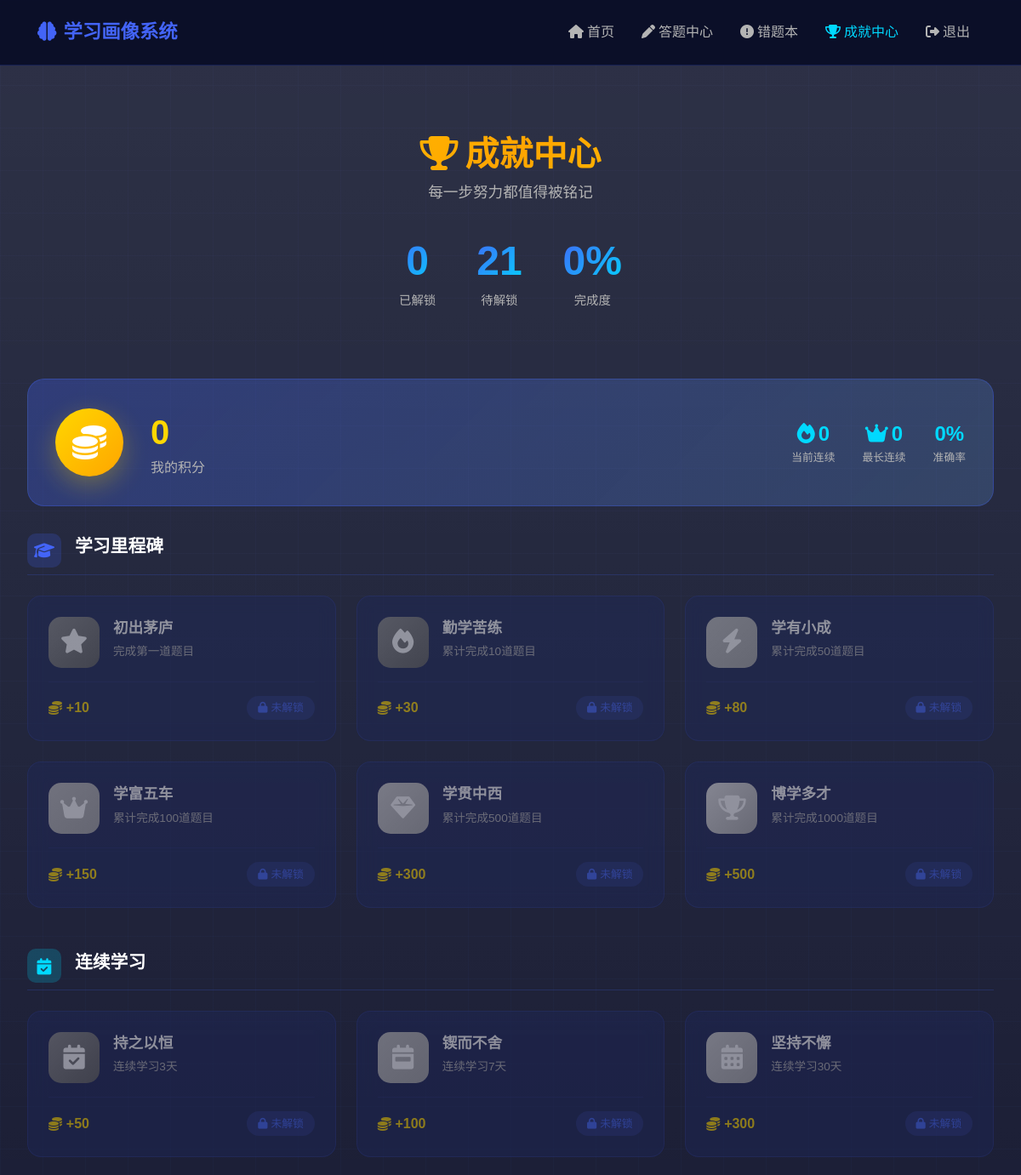
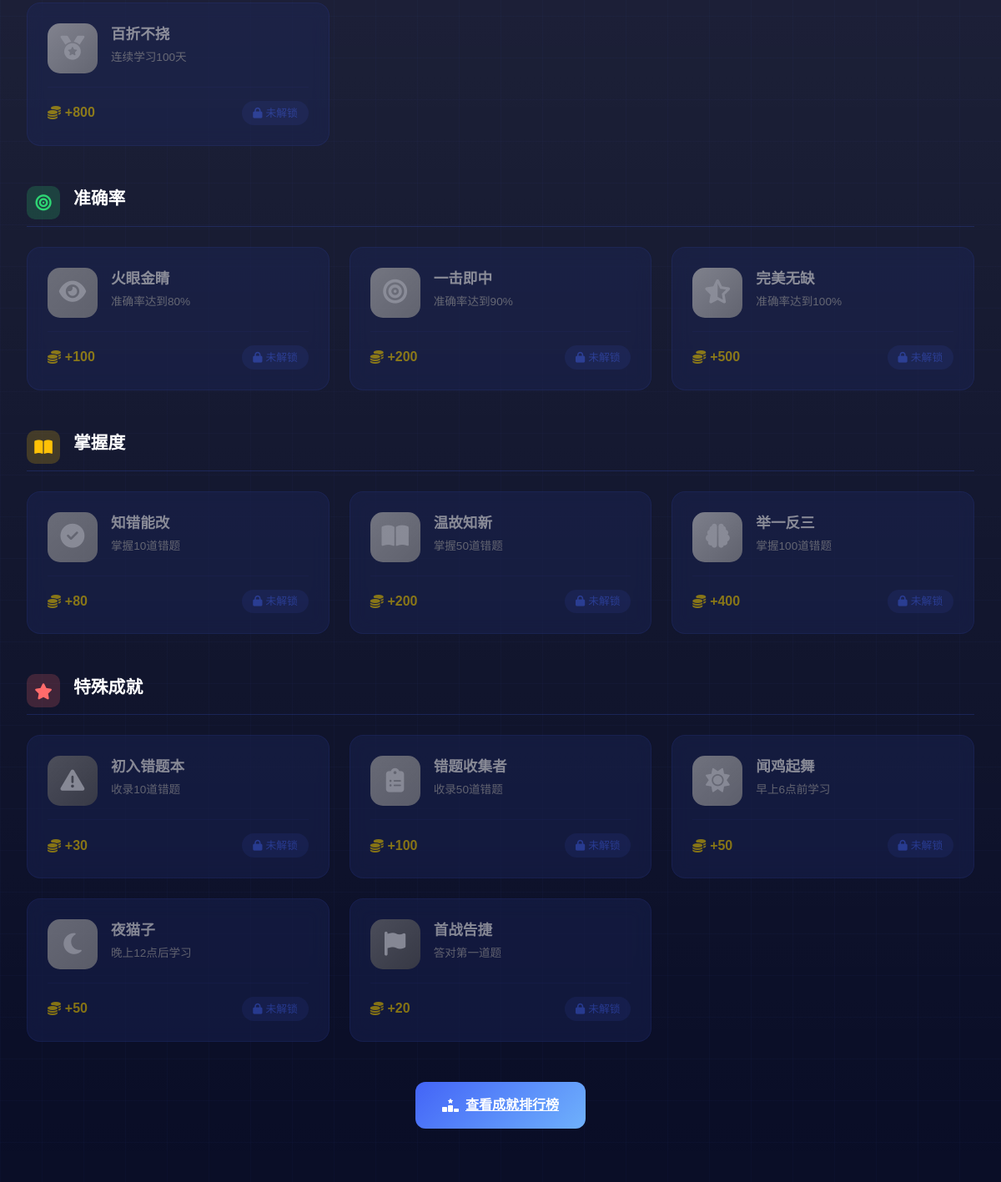
Page /features/achievement_center (signed in) on the committed database (2 pictures, top to bottom).
### app/models/feature.py (models this page shows, shortened)
class Achievement(db.Model):
    __tablename__ = 'achievements'
    id = db.Column(db.Integer, primary_key=True)
    code = db.Column(db.String(50), unique=True)  # 成就代码
    name = db.Column(db.String(50))  # 成就名称
    description = db.Column(db.String(200))  # 成就描述
    icon = db.Column(db.String(50))  # 图标类名
    category = db.Column(db.String(20))  # 类别：learning/streak/accuracy/mastery/special
    condition_type = db.Column(db.String(30))  # question_count/streak_days/accuracy/mastery_count
    condition_value = db.Column(db.Integer)  # 条件阈值
    points = db.Column(db.Integer, default=10)  # 积分奖励
    badge_color = db.Column(db.String(20), default='bronze')  # 铜/银/金/钻石
    is_active = db.Column(db.Boolean, default=True)

### app/routes/features.py (the view)
@features_bp.route('/achievements')
@features_bp.route('/achievement_center')
@login_required
def achievement_center():
    user_achievements = UserAchievement.query.filter_by(user_id=current_user.id).all()
    earned_ids = [ua.achievement_id for ua in user_achievements]
    all_achievements = Achievement.query.filter_by(is_active=True).all()
    points_record = UserPoints.query.filter_by(user_id=current_user.id).first()
    categories = {
        'learning': {'name': '学习里程碑', 'achievements': []},
        'streak': {'name': '连续学习', 'achievements': []},
        'accuracy': {'name': '准确率', 'achievements': []},
        'mastery': {'name': '掌握度', 'achievements': []},
        'special': {'name': '特殊成就', 'achievements': []}
    }
    for ach in all_achievements:
        info = {
            'achievement': ach,
            'earned': ach.id in earned_ids,
            'user_achievement': next((ua for ua in user_achievements if ua.achievement_id == ach.id), None)
        }
        if ach.category in categories:
            categories[ach.category]['achievements'].append(info)
    return render_template('achievement_center.html',
                           categories=categories,
                           points_record=points_record,
                           earned_count=len(user_achievements),
                           total_count=len(all_achievements))

### app/models/user.py (called while the page is built)
@login_manager.user_loader
def load_user(user_id):
    return User.query.get(int(user_id))

    def is_teacher(self):
        return self.role == 'teacher' or self.role == 'admin'

### app/templates/achievement_center.html (shortened to what this page needs)
<!DOCTYPE html>
<html lang="zh-CN">
<head>
    <link href="https://cdn.jsdelivr.net/npm/bootstrap@5.1.3/dist/css/bootstrap.min.css" rel="stylesheet">
    <link href="https://cdnjs.cloudflare.com/ajax/libs/font-awesome/6.4.0/css/all.min.css" rel="stylesheet">
</head>
<body>
    <div class="bg-grid"></div>
    <div class="bg-gradient"></div>
    <nav class="navbar navbar-expand-lg navbar-dark">
        <div class="container-fluid">
            <a class="navbar-brand" href="{{ url_for('main.dashboard') }}">
                <i class="fas fa-brain me-2"></i>学习画像系统
            </a>
            <div class="collapse navbar-collapse" id="navbarNav">
                <ul class="navbar-nav ms-auto">
                    <li class="nav-item">
                        <a class="nav-link" href="{{ url_for('main.dashboard') }}">
                            <i class="fas fa-home me-1"></i>首页
                        </a>
                    </li>
                    <li class="nav-item">
                        <a class="nav-link" href="{{ url_for('quiz.index') }}">
                            <i class="fas fa-pen me-1"></i>答题中心
                        </a>
                    </li>
                    <li class="nav-item">
                        <a class="nav-link" href="{{ url_for('features.wrong_questions') }}">
                            <i class="fas fa-exclamation-circle me-1"></i>错题本
                        </a>
                    </li>
                    <li class="nav-item">
                        <a class="nav-link active" href="{{ url_for('features.achievement_center') }}">
                            <i class="fas fa-trophy me-1"></i>成就中心
                        </a>
                    </li>
                    <li class="nav-item">
                        <a class="nav-link" href="{{ url_for('auth.logout') }}">
                            <i class="fas fa-sign-out-alt me-1"></i>退出
                        </a>
                    </li>
                </ul>
            </div>
        </div>
    </nav>
    <div class="main-container">
        <div class="page-header">
            <h1 class="page-title">
                <i class="fas fa-trophy me-2"></i>成就中心
            </h1>
            <p class="page-subtitle">每一步努力都值得被铭记</p>
            <div class="achievement-stats">
                <div class="stat-item">
                    <div class="stat-number">{{ earned_count }}</div>
                    <div class="stat-label">已解锁</div>
                </div>
                <div class="stat-item">
                    <div class="stat-number">{{ total_count - earned_count }}</div>
                    <div class="stat-label">待解锁</div>
                </div>
                <div class="stat-item">
                    <div class="stat-number">{{ ((earned_count / total_count * 100) if total_count > 0 else 0)|round|int }}%</div>
                    <div class="stat-label">完成度</div>
                </div>
            </div>
        </div>
        <div class="user-points-card">
            <div class="points-icon">
                <i class="fas fa-coins"></i>
            </div>
            <div class="points-info">
                <div class="points-value">{{ points_record.total_points if points_record else 0 }}</div>
                <div class="points-label">我的积分</div>
            </div>
            <div class="streak-info">
                <div class="streak-item">
                    <div class="streak-value">
                        <i class="fas fa-fire me-1"></i>{{ points_record.current_streak if points_record else 0 }}
                    </div>
                    <div class="streak-label">当前连续</div>
                </div>
                <div class="streak-item">
                    <div class="streak-value">
                        <i class="fas fa-crown me-1"></i>{{ points_record.longest_streak if points_record else 0 }}
                    </div>
                    <div class="streak-label">最长连续</div>
                </div>
                <div class="streak-item">
                    <div class="streak-value">{{ (points_record.correct_questions / points_record.total_questions * 100)|round(1) if points_record and points_record.total_questions > 0 else 0 }}%</div>
                    <div class="streak-label">准确率</div>
                </div>
            </div>
        </div>
        {% for cat_code, category in categories.items() %}
        {% if category.achievements %}
        <div class="category-section">
            <div class="category-title">
                <div class="category-icon {{ cat_code }}">
                    {% if cat_code == 'learning' %}<i class="fas fa-graduation-cap"></i>
                    {% elif cat_code == 'streak' %}<i class="fas fa-calendar-check"></i>
                    {% elif cat_code == 'accuracy' %}<i class="fas fa-bullseye"></i>
                    {% elif cat_code == 'mastery' %}<i class="fas fa-book-open"></i>
                    {% elif cat_code == 'special' %}<i class="fas fa-star"></i>
                    {% endif %}
                </div>
                <h3 class="category-name">{{ category.name }}</h3>
            </div>
            <div class="achievements-grid">
                {% for item in category.achievements %}
                <div class="achievement-card {{ 'earned' if item.earned else 'locked' }}">
                    <div class="achievement-header">
                        <div class="achievement-icon icon-{{ item.achievement.badge_color }}">
                            <i class="fas {{ item.achievement.icon }}"></i>
                        </div>
                        <div class="achievement-info">
                            <div class="achievement-name">{{ item.achievement.name }}</div>
                            <div class="achievement-desc">{{ item.achievement.description }}</div>
                        </div>
                    </div>
                    <div class="achievement-footer">
                        <div class="achievement-points">
                            <i class="fas fa-coins"></i>
                            <span>+{{ item.achievement.points }}</span>
                        </div>
                        {% if item.earned %}
                        <span class="achievement-status status-earned">
                            <i class="fas fa-check me-1"></i>已解锁
                        </span>
                        {% else %}
                        <span class="achievement-status status-locked">
                            <i class="fas fa-lock me-1"></i>未解锁
                        </span>
                        {% endif %}
                    </div>
                </div>
                {% endfor %}
            </div>
        </div>
        {% endif %}
        {% endfor %}
        <a href="{{ url_for('features.achievement_rankings') }}" class="rankings-btn">
            <i class="fas fa-ranking-star"></i>
            查看成就排行榜
        </a>
    </div>
</body>
</html>

### rows in the picture
Achievement: achievement.name "初出茅庐", achievement.description "完成第一道题目", achievement.points "10"
Achievement: achievement.name "勤学苦练", achievement.description "累计完成10道题目", achievement.points "30"
Achievement: achievement.name "学有小成", achievement.description "累计完成50道题目", achievement.points "80"
Achievement: achievement.name "学富五车", achievement.description "累计完成100道题目", achievement.points "150"
Achievement: achievement.name "学贯中西", achievement.description "累计完成500道题目", achievement.points "300"
Achievement: achievement.name "博学多才", achievement.description "累计完成1000道题目", achievement.points "500"
Achievement: achievement.name "持之以恒", achievement.description "连续学习3天", achievement.points "50"
Achievement: achievement.name "锲而不舍", achievement.description "连续学习7天", achievement.points "100"
Achievement: achievement.name "坚持不懈", achievement.description "连续学习30天", achievement.points "300"
Achievement: achievement.name "百折不挠", achievement.description "连续学习100天", achievement.points "800"
Achievement: achievement.name "火眼金睛", achievement.description "准确率达到80%", achievement.points "100"
Achievement: achievement.name "一击即中", achievement.description "准确率达到90%", achievement.points "200"
Achievement: achievement.name "完美无缺", achievement.description "准确率达到100%", achievement.points "500"
Achievement: achievement.name "知错能改", achievement.description "掌握10道错题", achievement.points "80"
Achievement: achievement.name "温故知新", achievement.description "掌握50道错题", achievement.points "200"
Achievement: achievement.name "举一反三", achievement.description "掌握100道错题", achievement.points "400"
Achievement: achievement.name "初入错题本", achievement.description "收录10道错题", achievement.points "30"
Achievement: achievement.name "错题收集者", achievement.description "收录50道错题", achievement.points "100"
Achievement: achievement.name "闻鸡起舞", achievement.description "早上6点前学习", achievement.points "50"
Achievement: achievement.name "夜猫子", achievement.description "晚上12点后学习", achievement.points "50"
Achievement: achievement.name "首战告捷", achievement.description "答对第一道题", achievement.points "20"

### other values in the picture
{{ earned_count }} "0"
{{ total_count - earned_count }} "21"
{{ points_record.total_points if points_record else 0 }} "0"
{{ points_record.current_streak if points_record else 0 }} "0"
{{ points_record.longest_streak if points_record else 0 }} "0"
{{ category.name }} "学习里程碑" "连续学习" "准确率" "掌握度" "特殊成就"
